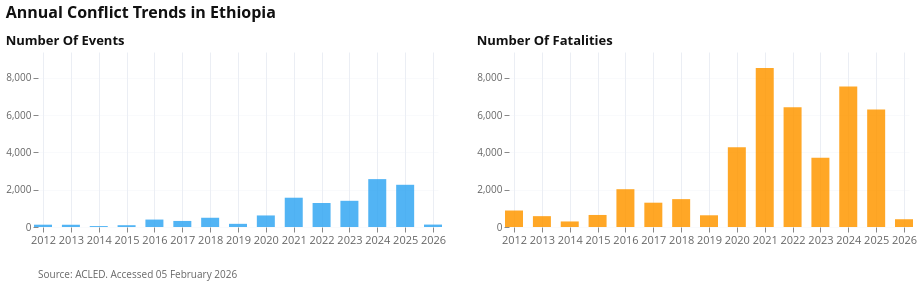

The cell this chart's notebook holds for it:
### Markdown cell above
### National and Subnational Conflict Trends

There were a total of 8539 deaths from 1572 events in 2021. This was the highest in the last 10 years in Ethiopia. In 2024, there were 753 fatalities from 2570 conflict events.

### Code cell
fig = visuals.plot_conflict_trends_altair(
    conflict_yearly_national,
    "Annual Conflict Trends in Ethiopia",
    f"Source: ACLED. Accessed {extracted_date_formatted}",
    subtitle="",
    measures=["nrEvents", "nrFatalities"],
    plot_type="bar",
    width=400,
    height=175,
    show_labels=False  # Add this to show labels
)

fig.show()

### Figure 1 — Vega-Lite specification as saved in the notebook (floating-point values rounded to 4 significant figures)
{"config": {"font": "Open Sans", "title": {"font": "Open Sans", "color": "#111111", "subtitleColor": "#666666"}, "axis": {"labelFont": "Open Sans", "titleFont": "Open Sans", "domainWidth": 0, "gridColor": "#EBEEF4", "labelColor": "#666666", "titleColor": "#111111"}, "legend": {"labelFont": "Open Sans", "titleFont": "Open Sans"}, "header": {"labelFont": "Open Sans", "titleFont": "Open Sans"}, "mark": {"font": "Open Sans"}, "text": {"font": "Open Sans"}, "view": {"strokeWidth": 0}}, "vconcat": [{"hconcat": [{"data": {"name": "data-17bcc2707fb3da27522ee21081186f3a"}, "mark": {"type": "bar", "opacity": 0.85, "width": {"band": 0.9}}, "encoding": {"color": {"value": "#34A7F2"}, "x": {"axis": {"format": "%Y", "labelAngle": 0, "labelFontSize": 11, "labelFontWeight": "normal", "tickCount": {"interval": "year", "step": 1}, "title": null}, "field": "event_date", "scale": {"domain": ["2012-01-01T00:00:00", "2026-01-01T00:00:00"]}, "type": "temporal"}, "y": {"axis": {"grid": true, "gridOpacity": 0.3, "labelFontSize": 10, "title": null, "titleFontSize": 11}, "field": "nrEvents", "scale": {"domain": [0, 9393.0], "zero": true}, "type": "quantitative"}}, "height": 175, "title": {"text": "Number Of Events", "align": "left", "anchor": "start", "fontSize": 13, "fontWeight": "bold"}, "width": 400}, {"data": {"name": "data-f351140cdeb9a9002532f5244a127af9"}, "mark": {"type": "bar", "opacity": 0.85, "width": {"band": 0.9}}, "encoding": {"color": {"value": "#FF9800"}, "x": {"axis": {"format": "%Y", "labelAngle": 0, "labelFontSize": 11, "labelFontWeight": "normal", "tickCount": {"interval": "year", "step": 1}, "title": null}, "field": "event_date", "scale": {"domain": ["2012-01-01T00:00:00", "2026-01-01T00:00:00"]}, "type": "temporal"}, "y": {"axis": {"grid": true, "gridOpacity": 0.3, "labelFontSize": 10, "title": null, "titleFontSize": 11}, "field": "nrFatalities", "scale": {"domain": [0, 9393.0], "zero": true}, "type": "quantitative"}}, "height": 175, "title": {"text": "Number Of Fatalities", "align": "left", "anchor": "start", "fontSize": 13, "fontWeight": "bold"}, "width": 400}], "spacing": 30, "title": {"text": ["Annual Conflict Trends in Ethiopia"], "align": "left", "anchor": "start", "dy": -10, "fontSize": 16, "fontWeight": "bold", "subtitleFontSize": 12, "subtitleFontWeight": "normal"}}, {"data": {"name": "empty"}, "mark": {"type": "text", "align": "left", "baseline": "top", "color": "#666666", "dx": -415.0, "dy": 10, "fontSize": 10, "fontWeight": "normal"}, "encoding": {"text": {"value": "Source: ACLED. Accessed 05 February 2026"}}, "height": 20, "width": 830}], "spacing": 5, "$schema": "https://vega.github.io/schema/vega-lite/v6.1.0.json", "datasets": {"data-17bcc2707fb3da27522ee21081186f3a": [{"event_date": "2012-01-01T00:00:00", "nrEvents": 124}, {"event_date": "2013-01-01T00:00:00", "nrEvents": 121}, {"event_date": "2014-01-01T00:00:00", "nrEvents": 50}, {"event_date": "2015-01-01T00:00:00", "nrEvents": 96}, {"event_date": "2016-01-01T00:00:00", "nrEvents": 399}, {"event_date": "2017-01-01T00:00:00", "nrEvents": 325}, {"event_date": "2018-01-01T00:00:00", "nrEvents": 496}, {"event_date": "2019-01-01T00:00:00", "nrEvents": 170}, {"event_date": "2020-01-01T00:00:00", "nrEvents": 620}, {"event_date": "2021-01-01T00:00:00", "nrEvents": 1572}, {"event_date": "2022-01-01T00:00:00", "nrEvents": 1287}, {"event_date": "2023-01-01T00:00:00", "nrEvents": 1406}, {"event_date": "2024-01-01T00:00:00", "nrEvents": 2570}, {"event_date": "2025-01-01T00:00:00", "nrEvents": 2266}, {"event_date": "2026-01-01T00:00:00", "nrEvents": 130}], "data-f351140cdeb9a9002532f5244a127af9": [{"event_date": "2012-01-01T00:00:00", "nrFatalities": 885}, {"event_date": "2013-01-01T00:00:00", "nrFatalities": 582}, {"event_date": "2014-01-01T00:00:00", "nrFatalities": 298}, {"event_date": "2015-01-01T00:00:00", "nrFatalities": 646}, {"event_date": "2016-01-01T00:00:00", "nrFatalities": 2029}, {"event_date": "2017-01-01T00:00:00", "nrFatalities": 1305}, {"event_date": "2018-01-01T00:00:00", "nrFatalities": 1496}, {"event_date": "2019-01-01T00:00:00", "nrFatalities": 629}, {"event_date": "2020-01-01T00:00:00", "nrFatalities": 4281}, {"event_date": "2021-01-01T00:00:00", "nrFatalities": 8539}, {"event_date": "2022-01-01T00:00:00", "nrFatalities": 6431}, {"event_date": "2023-01-01T00:00:00", "nrFatalities": 3719}, {"event_date": "2024-01-01T00:00:00", "nrFatalities": 7543}, {"event_date": "2025-01-01T00:00:00", "nrFatalities": 6313}, {"event_date": "2026-01-01T00:00:00", "nrFatalities": 417}], "empty": [{}]}}
